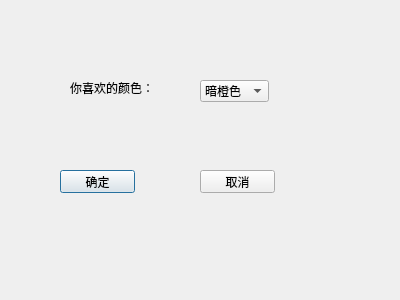
<?xml version="1.0" encoding="UTF-8"?>
<ui version="4.0">
 <class>ColorChanged</class>
 <widget class="QDialog" name="ColorChanged">
  <property name="geometry">
   <rect>
    <x>0</x>
    <y>0</y>
    <width>400</width>
    <height>300</height>
   </rect>
  </property>
  <property name="windowTitle">
   <string>ColorChanged</string>
  </property>
  <widget class="QLabel" name="label">
   <property name="geometry">
    <rect>
     <x>70</x>
     <y>80</y>
     <width>91</width>
     <height>16</height>
    </rect>
   </property>
   <property name="text">
    <string>你喜欢的颜色：</string>
   </property>
  </widget>
  <widget class="QComboBox" name="comboBox">
   <property name="geometry">
    <rect>
     <x>200</x>
     <y>80</y>
     <width>69</width>
     <height>22</height>
    </rect>
   </property>
   <item>
    <property name="text">
     <string>暗橙色</string>
    </property>
   </item>
   <item>
    <property name="text">
     <string>白色靓丽</string>
    </property>
   </item>
   <item>
    <property name="text">
     <string>黑色炫酷</string>
    </property>
   </item>
  </widget>
  <widget class="QPushButton" name="pushButton">
   <property name="geometry">
    <rect>
     <x>60</x>
     <y>170</y>
     <width>75</width>
     <height>23</height>
    </rect>
   </property>
   <property name="text">
    <string>确定</string>
   </property>
  </widget>
  <widget class="QPushButton" name="pushButton_2">
   <property name="geometry">
    <rect>
     <x>200</x>
     <y>170</y>
     <width>75</width>
     <height>23</height>
    </rect>
   </property>
   <property name="text">
    <string>取消</string>
   </property>
  </widget>
 </widget>
 <layoutdefault spacing="6" margin="11"/>
 <resources/>
 <connections>
  <connection>
   <sender>pushButton</sender>
   <signal>clicked()</signal>
   <receiver>ColorChanged</receiver>
   <slot>on_pushButton_clicked()</slot>
   <hints>
    <hint type="sourcelabel">
     <x>94</x>
     <y>185</y>
    </hint>
    <hint type="destinationlabel">
     <x>94</x>
     <y>221</y>
    </hint>
   </hints>
  </connection>
  <connection>
   <sender>pushButton_2</sender>
   <signal>clicked()</signal>
   <receiver>ColorChanged</receiver>
   <slot>on_pushButton_2_clicked()</slot>
   <hints>
    <hint type="sourcelabel">
     <x>248</x>
     <y>182</y>
    </hint>
    <hint type="destinationlabel">
     <x>256</x>
     <y>238</y>
    </hint>
   </hints>
  </connection>
  <connection>
   <sender>comboBox</sender>
   <signal>activated(int)</signal>
   <receiver>ColorChanged</receiver>
   <slot>on_comboBox_activated(int)</slot>
   <hints>
    <hint type="sourcelabel">
     <x>251</x>
     <y>94</y>
    </hint>
    <hint type="destinationlabel">
     <x>299</x>
     <y>85</y>
    </hint>
   </hints>
  </connection>
 </connections>
 <slots>
  <slot>on_pushButton_clicked()</slot>
  <slot>on_pushButton_2_clicked()</slot>
  <slot>on_comboBox_activated(int)</slot>
 </slots>
</ui>
